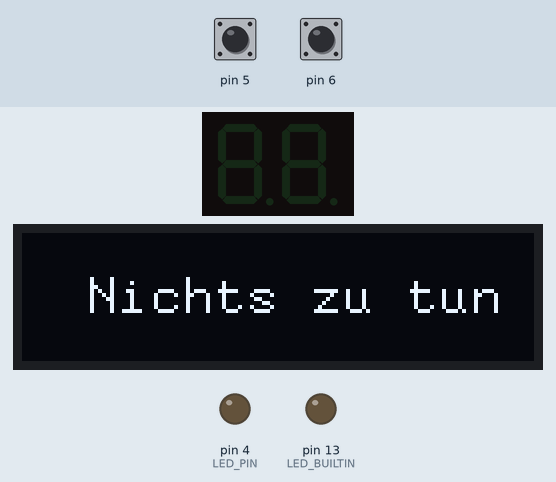
A program run on a simulated Arduino Nano, built with avr-gcc and run on an emulated ATmega328P. Parts: 2-digit seven-segment display, 128×32 one-colour display, output pins drawn as LEDs (lit = HIGH). Wiring (from diagram.json): 2 × shift register (74HC595): data pin 7; shift clock pin 9; latch pin 8; 2-digit 7-segment display, segments lit when HIGH: segments Q0, Q1, Q2, Q3, Q4, Q5, Q6, Q7, Q8, Q9, Q10, Q11, Q12, Q13, Q14, Q15. Inputs (shaded band) come from the test bench; at power-on: pin 5 HIGH, pin 6 HIGH. Random numbers use the default seed unless the program sets one; the segment pins are drawn as the display they are named for; pins used as bus, display or sensor lines are not drawn; what the program prints to the serial monitor is not drawn.

Above: at 2.4 s.
2.5 s: pin 5 pulled LOW for 0.15 s
At 3.3 s:
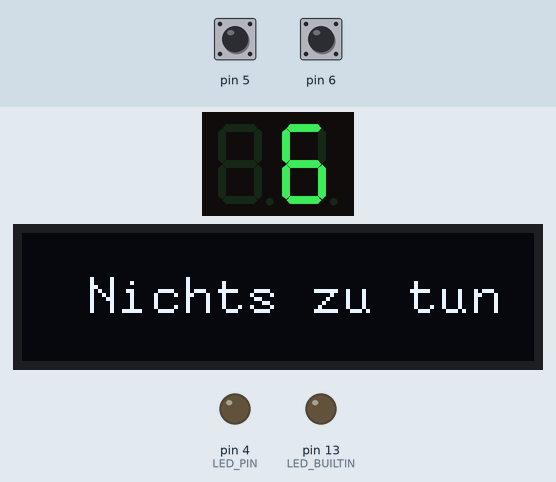
Timing chart, 0 to 5.5 s (numbered marks = the images above; inputs shaded):
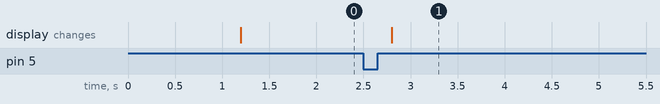

Measured:
- after the input at 2.5 s, the display: changes after 0.30 s (image 1)

The program:

main.cpp
```cpp
#include <Arduino.h>
#include <Adafruit_NeoPixel.h>
#include <shift7sDigit.h>
#include <avdweb_Switch.h>
#include <U8g2lib.h>

#include <debug.h>
#include <game.h>
#include "indicators.h"
#include "communication.h"

// RGB LED
const byte LED_PIN = 4;
// Game framework
Game game(ModuleTag::NEEDY_GAS, LED_PIN);

Switch bt = Switch(6); // Button right
Switch btl = Switch(5); // Button left

const byte latchPin = 8; // latch pin of the 74HC595
const byte clockPin = 9; // clock pin of the 74HC595
const byte dataPin = 7;  // data pin of the 74HC595

Shift7Segment display = Shift7Segment(2, dataPin, clockPin, latchPin);

U8X8_SSD1306_128X32_UNIVISION_HW_I2C u8x8(/* clock=A5*/ 19, /* data=A4*/ 18);

// Language Support :-)
// #define EN
#define DEU

#ifdef EN
// English
const char LB_NOTHING[] = "Nothing to do";
const char LB_VENTGAS[] = "    VENT GAS";
const char LB_DETONATE[] = "    DETONATE";
const char LB_YESNO[] = "YES          NO";
const char LB_NOYES[] = "NO          YES";
const char LB_SOLVED[] = "   SOLVED";
const char LB_STRIKE[] = "   STRIKE";
#endif
#ifdef DEU
// English
const char LB_NOTHING[] = "Nichts zu tun  ";
const char LB_VENTGAS[] = " Gas ablassen? ";
const char LB_DETONATE[] = "  Detonieren   ";
const char LB_YESNO[] = "Ja         Nein";
const char LB_NOYES[] = "Nein         Ja";
const char LB_SOLVED[] = "   RICHTIG";
const char LB_STRIKE[] = "   FALSCH";
#endif

// --- forward functions
void initDisplay();
void initGame();
void poll();
void showEffekt(bool solved);
void showNeedy();
void processWait();
void processActive();

enum NeedyState
{
  NS_INIT,
  NS_WAIT,
  NS_ACTIVE
};

NeedyState state = NS_INIT;

void setup()
{
  Serial.begin(115200);
  Serial.println("init");
  randomSeed(analogRead(0));
  pinMode(LED_BUILTIN, OUTPUT);

  initDisplay();

  game.init();

  initGame();
}

void initDisplay()
{
  u8x8.begin();
  // u8x8.setFont(u8x8_font_courB18_2x3_f);
  u8x8.setFont(u8x8_font_8x13_1x2_f);
  u8x8.clearDisplay();
#ifndef WOKWI
  u8x8.setFlipMode(1);
#endif
  u8x8.setPowerSave(1);
  delay(1000);
  u8x8.setPowerSave(0);
}

unsigned long activeTime;
unsigned long stimevalue;
bool changed = true;
byte activeButton;
unsigned long waitSec = 10;
const unsigned long userSec = 60;

void initGame()
{
  state = NS_INIT;
  waitSec = random(180, 600);
#ifdef debug
  waitSec = 10;
#endif
  dbgOutLn("wait: ");
  dbgOutLn(waitSec);
  activeTime = millis() + (1000 * waitSec);
  state = NS_WAIT;

  u8x8.clearDisplay();
  u8x8.drawString(2, 1, LB_NOTHING);
  changed = true;
  game.setSolved();
  game.setPixelColor(PX_BLUE);
}

void loop()
{
  poll();
  if (state == NS_WAIT)
    processWait();
  if (state == NS_ACTIVE)
    processActive();
}

void processWait()
{
  word timeValue = (activeTime - millis()) / 1000;
#ifdef debug
  if (stimevalue != timeValue)
  {
    stimevalue = timeValue;
    dbgOut(F("wait tv: "));
    dbgOutLn(timeValue);
  }
#endif
  // show the minutes to the next question
  if (bt.singleClick() || btl.singleClick())
  {
    byte min = timeValue / 60;
    Serial.print(min);
    Serial.println(F("min to wait"));
    display.showNumber(min);
    for (byte i = 0; i < 60; i++)
    {
      game.poll();
      delay(50);
    }
    display.clear();
  }
  if (millis() >= activeTime)
  {
    changed = true;
    state = NS_ACTIVE;
    activeTime = millis() + (1000L * userSec);
    game.sendBeep();
    game.arm();
  }
}

void processActive()
{
  byte timeValue = (activeTime - millis()) / 1000;
  if (stimevalue != timeValue)
  {
    stimevalue = timeValue;
    dbgOut(F("user tv: "));
    dbgOutLn(timeValue);
    display.showNumber(timeValue);
    if (timeValue <= 10)
    {
      game.sendBeep();
    }
  }
  showNeedy();
  // right button clicked
  if ((bt.singleClick() && (activeButton == 1)) || (btl.singleClick() && (activeButton == 0)))
  {
    game.setSolved();
  }
  // Wrong button clicked
  if ((bt.singleClick() && (activeButton == 0)) || (btl.singleClick() && (activeButton == 1)))
  {
    game.setStrike();
  }
  // Time over
  if (millis() > activeTime)
  {
    game.setStrike();
  }
  // strike, new game
  if (game.isState(ModuleState::STRIKED))
  {
    showEffekt(false);
    for (byte i = 0; i < 60; i++)
    {
      game.poll();
      delay(50);
    }
    initGame();
    return;
  }
  // solved, new game
  if (game.isState(ModuleState::DISARMED))
  {
    showEffekt(true);
    for (byte i = 0; i < 60; i++)
    {
      game.poll();
      delay(50);
    }
    initGame();
  }
}

void showNeedy()
{
  if (changed)
  {
    u8x8.clearDisplay();
    byte t = random(2);
    byte a = random(2);
    if (t == 0)
      u8x8.drawString(0, 0, LB_VENTGAS);
    else
      u8x8.drawString(0, 0, LB_DETONATE);
    if (a == 0)
      u8x8.drawString(0, 2, LB_YESNO);
    else
      u8x8.drawString(0, 2, LB_NOYES);
    switch (a + t)
    {
    case 0:
    case 2:
      activeButton = 0; // button left
      break;
    case 1:
      activeButton = 1; // button right
    }
    changed = false;
  }
}

void poll()
{
  game.poll();
  if (game.isNewGameSettings())
  {
    initGame();
  }
  bt.poll();
  btl.poll();
}

void showEffekt(bool solved)
{
  display.clear();
  u8x8.clearDisplay();
  if (solved)
  {
    u8x8.drawString(2, 1, LB_SOLVED);
  }
  else
  {
    u8x8.drawString(2, 1, LB_STRIKE);
  }
}
```

shift7sDigit.cpp
```cpp
#include <Arduino.h>
#include <shift7sDigit.h>

Shift7Segment::Shift7Segment(byte num, byte data, byte clock, byte latch, bool invert)
{
    this->m_digits = num;
    this->m_pin_data = data;
    this->m_pin_clk = clock;
    this->m_pin_latch = latch;
    this->m_inv = invert;

    pinMode(m_pin_data, OUTPUT);
    pinMode(m_pin_clk, OUTPUT);
    pinMode(m_pin_latch, OUTPUT);
    clear();
}


void Shift7Segment::invert(bool invert)
{
    m_inv = invert;
}

void Shift7Segment::showNumber(int value)
{
    clearValue();
    byte pos = 0;
    word av = abs(value);
    if (av == 0) {
        showDigit(pos, 0);
    }
    while (av > 0)
    {
        showDigit(pos++, byte(av % 10));
        av = av / 10;
    }
    if (value < 0)
        showSegments(pos, 0x40);
    updateShiftRegister();
};

void Shift7Segment::showNumberHex(int value)
{
    clearValue();
    byte pos = 0;
    word av = abs(value);
    while (av > 0)
    {
        showDigit(pos++, byte(av & 0xf));
        av = av >> 4;
    }
    if (value < 0)
        showSegments(pos, 0x40);
    updateShiftRegister();
};

void Shift7Segment::showDigit(byte pos, byte value)
{
    if (pos < MAX_DIGITS)
    m_buf[pos] = dec2Digit(value);
};

byte Shift7Segment::dec2Digit(byte value)
{
    if (value < 16)
        return Numbers[value];
    return 0;
}

void Shift7Segment::clear()
{
    clearValue();
    clearDots();
    updateShiftRegister();
};

void Shift7Segment::clearValue()
{
    for (byte x = 0; x < m_digits; x++)
    m_buf[x] = 0x00;
};

void Shift7Segment::clearDots()
{
    for (byte x = 0; x < m_digits; x++)
        m_dps[x] = false;
};

void Shift7Segment::showDot(byte pos, bool show)
{
    m_dps[pos] = show;
    updateShiftRegister();
};

void Shift7Segment::showSegments(byte pos, byte segments)
{
    m_buf[pos] = segments;
    updateShiftRegister();
};

void Shift7Segment::updateShiftRegister()
{
    byte segs = 0;
    digitalWrite(m_pin_latch, LOW);
    for (byte x = 0; x < m_digits; x++)
    {
        segs = m_buf[x];
        if (m_dps[x])
            segs |= 0x80;
        else
            segs &= 0x7F;
        if (m_inv) {
            segs =~segs;
        }

        shiftOut(m_pin_data, m_pin_clk, MSBFIRST, segs);
    }
    digitalWrite(m_pin_latch, HIGH);
}
```

shift7sDigit.h
```cpp
#ifndef SHIFT7SDIGIT_H
#define SHIFT7SDIGIT_H
#include <Arduino.h>

enum Segment
{
    A = 1,
    B = 2,
    C = 4,
    D = 8,
    E = 16,
    F = 32,
    G = 64,
    DP = 128
};

const byte Numbers[16] = {
    0x3F, // 0
    0x06, // 1
    0x5B, // 2
    0x4F, // 3
    0x66, // 4
    0x6D, // 5
    0x7D, // 6
    0x07, // 7
    0x7F, // 8
    0x6F, // 9
    0x77, // A
    0x7C, // B
    0x39, // C
    0x5E, // D
    0x79, // E
    0x71, // F
};

const byte MAX_DIGITS = 8;

class Shift7Segment
{
public:
    Shift7Segment(byte num, byte data, byte clock, byte latch, bool invert = false);
    void invert(bool invert);
    void showNumber(int value);
    void showNumberHex(int value);
    void showDigit(byte pos, byte value);
    void clear();
    void showDot(byte pos, bool show);
    void showSegments(byte pos, byte segments);

private:
    byte m_digits;
    byte m_pin_data;
    byte m_pin_clk;
    byte m_pin_latch;
    bool m_inv;

    byte m_buf[MAX_DIGITS];
    bool m_dps[MAX_DIGITS];
    void updateShiftRegister();
    byte dec2Digit(byte value);
    void clearDots();
    void clearValue();
};
#endif
```
